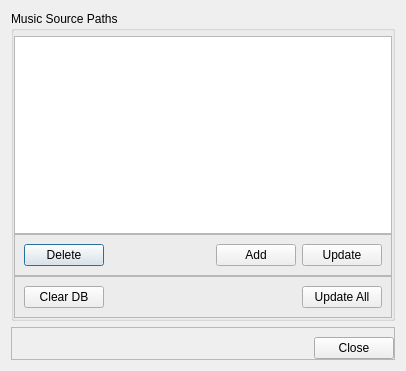
<?xml version="1.0" encoding="UTF-8"?>
<ui version="4.0">
 <class>BmDbDialog</class>
 <widget class="QDialog" name="BmDbDialog">
  <property name="geometry">
   <rect>
    <x>0</x>
    <y>0</y>
    <width>406</width>
    <height>371</height>
   </rect>
  </property>
  <property name="windowTitle">
   <string>Break Music DB Management</string>
  </property>
  <layout class="QVBoxLayout" name="verticalLayout_2">
   <item>
    <widget class="QGroupBox" name="groupBox">
     <property name="title">
      <string>Music Source Paths</string>
     </property>
     <layout class="QVBoxLayout" name="verticalLayout">
      <property name="spacing">
       <number>0</number>
      </property>
      <property name="leftMargin">
       <number>0</number>
      </property>
      <property name="topMargin">
       <number>5</number>
      </property>
      <property name="rightMargin">
       <number>0</number>
      </property>
      <property name="bottomMargin">
       <number>0</number>
      </property>
      <item>
       <widget class="QTableView" name="tableViewPaths">
        <property name="editTriggers">
         <set>QAbstractItemView::NoEditTriggers</set>
        </property>
        <property name="showDropIndicator" stdset="0">
         <bool>false</bool>
        </property>
        <property name="alternatingRowColors">
         <bool>true</bool>
        </property>
        <property name="selectionBehavior">
         <enum>QAbstractItemView::SelectRows</enum>
        </property>
        <property name="gridStyle">
         <enum>Qt::NoPen</enum>
        </property>
        <property name="sortingEnabled">
         <bool>true</bool>
        </property>
        <attribute name="horizontalHeaderVisible">
         <bool>false</bool>
        </attribute>
        <attribute name="horizontalHeaderStretchLastSection">
         <bool>true</bool>
        </attribute>
        <attribute name="verticalHeaderVisible">
         <bool>false</bool>
        </attribute>
        <attribute name="verticalHeaderStretchLastSection">
         <bool>false</bool>
        </attribute>
       </widget>
      </item>
      <item>
       <widget class="QFrame" name="frame">
        <property name="frameShape">
         <enum>QFrame::StyledPanel</enum>
        </property>
        <property name="frameShadow">
         <enum>QFrame::Raised</enum>
        </property>
        <layout class="QHBoxLayout" name="horizontalLayout">
         <item>
          <widget class="QPushButton" name="pushButtonDelete">
           <property name="text">
            <string>Delete</string>
           </property>
          </widget>
         </item>
         <item>
          <spacer name="horizontalSpacer">
           <property name="orientation">
            <enum>Qt::Horizontal</enum>
           </property>
           <property name="sizeHint" stdset="0">
            <size>
             <width>169</width>
             <height>20</height>
            </size>
           </property>
          </spacer>
         </item>
         <item>
          <widget class="QPushButton" name="pushButtonAdd">
           <property name="text">
            <string>Add</string>
           </property>
          </widget>
         </item>
         <item>
          <widget class="QPushButton" name="pushButtonUpdate">
           <property name="text">
            <string>Update</string>
           </property>
          </widget>
         </item>
        </layout>
       </widget>
      </item>
      <item>
       <widget class="QFrame" name="frame_3">
        <property name="frameShape">
         <enum>QFrame::StyledPanel</enum>
        </property>
        <property name="frameShadow">
         <enum>QFrame::Raised</enum>
        </property>
        <layout class="QHBoxLayout" name="horizontalLayout_3">
         <item>
          <widget class="QPushButton" name="pushButtonClearDb">
           <property name="text">
            <string>Clear DB</string>
           </property>
          </widget>
         </item>
         <item>
          <spacer name="horizontalSpacer_3">
           <property name="orientation">
            <enum>Qt::Horizontal</enum>
           </property>
           <property name="sizeHint" stdset="0">
            <size>
             <width>273</width>
             <height>20</height>
            </size>
           </property>
          </spacer>
         </item>
         <item>
          <widget class="QPushButton" name="pushButtonUpdateAll">
           <property name="text">
            <string>Update All</string>
           </property>
          </widget>
         </item>
        </layout>
       </widget>
      </item>
     </layout>
    </widget>
   </item>
   <item>
    <widget class="QFrame" name="frame_2">
     <property name="frameShape">
      <enum>QFrame::StyledPanel</enum>
     </property>
     <property name="frameShadow">
      <enum>QFrame::Raised</enum>
     </property>
     <layout class="QHBoxLayout" name="horizontalLayout_2">
      <property name="rightMargin">
       <number>0</number>
      </property>
      <property name="bottomMargin">
       <number>0</number>
      </property>
      <item>
       <spacer name="horizontalSpacer_2">
        <property name="orientation">
         <enum>Qt::Horizontal</enum>
        </property>
        <property name="sizeHint" stdset="0">
         <size>
          <width>288</width>
          <height>20</height>
         </size>
        </property>
       </spacer>
      </item>
      <item>
       <widget class="QPushButton" name="pushButtonClose">
        <property name="text">
         <string>Close</string>
        </property>
       </widget>
      </item>
     </layout>
    </widget>
   </item>
  </layout>
 </widget>
 <resources/>
 <connections/>
</ui>
